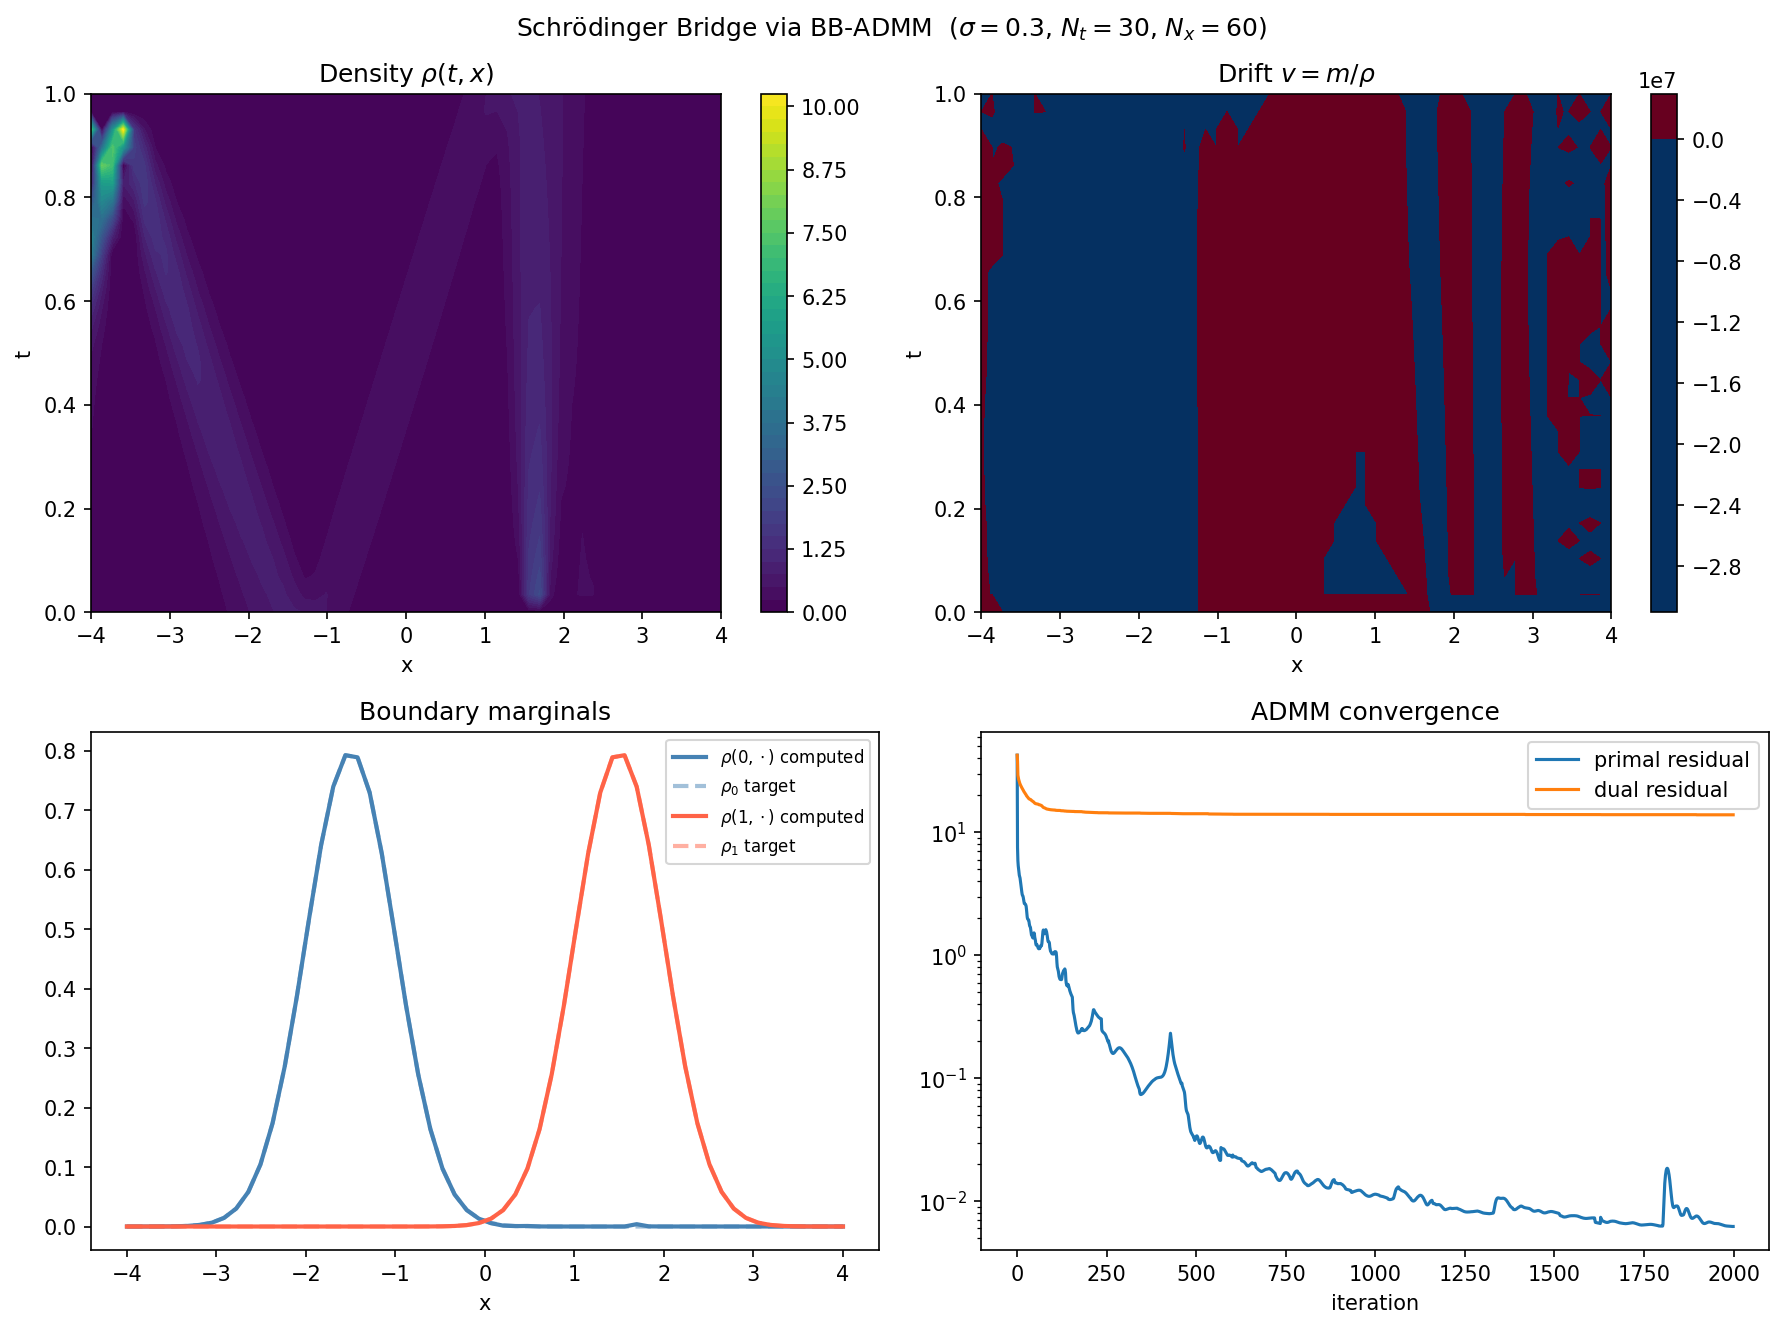

Generate this figure with Python:
#!/usr/bin/env python3
"""
ADMM solver for the 1D Schrödinger Bridge Problem — Benamou-Brenier formulation.

Problem:
    min_{ρ≥0, m}   ∫₀¹ ∫ m²/(2ρ) dx dt
    s.t.  ∂ₜρ + ∂ₓm = (σ²/2) ∂ₓₓρ   (Fokker-Planck)
          ρ(0,·) = ρ₀  (Gaussian, μ=-1.5, σ=0.5)
          ρ(1,·) = ρ₁  (Gaussian, μ=+1.5, σ=0.5)

Benamou-Brenier ADMM splitting:
    Lift to epigraph: introduce E ≥ m²/(2ρ).
    min  Σ E
    s.t. (ρ,m,E) ∈ K   (rotated second-order cone: 2ρE ≥ m², ρ≥0, E≥0)
         C(ρ,m) = b     (continuity equation + BCs, linear)

    ADMM (scaled dual u = (u_ρ, u_m, u_E)):
      1. cone-step  :  (ρₓ,mₓ,Eₓ) = proj_K(ρ_z − u_ρ, m_z − u_m, E_z − u_E)
      2a. cont-step :  (ρ_z,m_z)   = proj_continuity(ρₓ + u_ρ, mₓ + u_m)
      2b. E-step    :  E_z          = Eₓ + u_E − 1/r   [argmin (1/r)E + ½(E−a)²]
      3. dual update:  u ← u + (ρₓ,mₓ,Eₓ) − (ρ_z,m_z,E_z)

The cone-step always produces ρₓ ≥ 0 and Eₓ ≥ 0, so the solution is physical.
At convergence  Eₓ = mₓ²/(2ρₓ).
"""

import numpy as np
import matplotlib.pyplot as plt
from scipy.stats import norm
from scipy.sparse import diags, eye as speye, lil_matrix
from scipy.sparse.linalg import factorized as sparse_factorized

# ─────────────────────────────────────────────────────────────────
# 1.  PARAMETERS
# ─────────────────────────────────────────────────────────────────
Nt    = 30       # time slices
Nx    = 60       # spatial grid points
sigma = 0.3      # diffusion of reference SDE  dX = u dt + σ dW
r     = 1.0      # ADMM penalty
n_iter = 2000    # max iterations
tol   = 1e-4     # stopping tolerance (absolute primal+dual residual)

x_min, x_max = -4.0, 4.0
T = 1.0

x  = np.linspace(x_min, x_max, Nx)
t  = np.linspace(0.0, T, Nt)
dx = x[1] - x[0]
dt = t[1] - t[0]
print(f"Grid: Nt={Nt}, Nx={Nx},  dx={dx:.4f}, dt={dt:.4f}")
print(f"CFL (v=3): {3*dt/dx:.3f}  (< 1 for stability)")

# Gaussian boundary conditions (∫ρ dx = 1 on the grid)
rho0 = norm.pdf(x, -1.5, 0.5);  rho0 /= rho0.sum() * dx
rho1 = norm.pdf(x,  1.5, 0.5);  rho1 /= rho1.sum() * dx

# ─────────────────────────────────────────────────────────────────
# 2.  DISCRETE SPATIAL OPERATORS
# ─────────────────────────────────────────────────────────────────
def make_Dx(N, h):
    D = diags([-np.ones(N-1), np.ones(N-1)], [-1, 1],
              shape=(N, N), format='lil') / (2*h)
    D[0, 0] = -1/h;  D[0, 1] =  1/h
    D[-1,-2] = -1/h;  D[-1,-1] =  1/h
    return D.tocsr()

def make_Dxx(N, h):
    D = diags([np.ones(N-1), -2*np.ones(N), np.ones(N-1)],
              [-1, 0, 1], shape=(N, N), format='lil') / h**2
    D[0,  0] = -1/h**2;  D[0,  1] =  1/h**2
    D[-1,-2] =  1/h**2;  D[-1,-1] = -1/h**2
    return D.tocsr()

Dx  = make_Dx(Nx, dx)
Dxx = make_Dxx(Nx, dx)

# Explicit-Euler step:  ρ_{i+1} = A_fwd ρ_i  −  B_flux m_i
A_fwd  = (speye(Nx) + dt * (sigma**2 / 2) * Dxx).tocsr()
B_flux = (dt * Dx).tocsr()

# ─────────────────────────────────────────────────────────────────
# 3.  CONTINUITY CONSTRAINT MATRIX  C [ρ; m] = b_c
#
#  Constraints  ((Nt+1)·Nx rows):
#    ρ₀        = rho0               [rows 0       : Nx    ]
#    ρ_{Nt-1}  = rho1               [rows Nx      : 2·Nx  ]
#    ρ_{i+1} − A_fwd ρ_i + B_flux m_i = 0   [rows 2Nx + i·Nx]
# ─────────────────────────────────────────────────────────────────
n_con = (Nt + 1) * Nx
n_rho = Nt * Nx           # size of the ρ block
n_m   = Nt * Nx           # size of the m block
n_var = n_rho + n_m

A_arr  = A_fwd.toarray()
B_arr  = B_flux.toarray()
Ix_arr = speye(Nx).toarray()

C   = lil_matrix((n_con, n_var))
b_c = np.zeros(n_con)

C[0:Nx,   0:Nx]                              = Ix_arr;   b_c[0:Nx]   = rho0
C[Nx:2*Nx, (Nt-1)*Nx:Nt*Nx]                 = Ix_arr;   b_c[Nx:2*Nx] = rho1
for i in range(Nt - 1):
    row = (2 + i) * Nx
    C[row:row+Nx, (i+1)*Nx:(i+2)*Nx] =  Ix_arr    # +ρ_{i+1}
    C[row:row+Nx,     i*Nx:(i+1)*Nx] = -A_arr     # −A_fwd ρ_i
    cm = n_rho + i*Nx
    C[row:row+Nx, cm:cm+Nx]          =  B_arr     # +B_flux m_i
C = C.tocsr()

print("Factorising CCᵀ (sparse) …", end=" ", flush=True)
CCT        = (C @ C.T).tocsc()
CCT_reg    = CCT + 1e-10 * speye(n_con, format='csc')
_solve_CCT = sparse_factorized(CCT_reg)
print(f"done  ({CCT.shape}, nnz={CCT.nnz})")


def project_continuity(a_rho, a_m):
    """Project (a_rho, a_m) onto {C[ρ;m] = b_c}  via KKT (sparse LU)."""
    a   = np.concatenate([a_rho.ravel(), a_m.ravel()])
    lam = _solve_CCT(C @ a - b_c)
    z   = a - C.T @ lam
    return z[:n_rho].reshape(Nt, Nx), z[n_rho:].reshape(Nt, Nx)


# ─────────────────────────────────────────────────────────────────
# 4.  ROTATED SECOND-ORDER CONE PROJECTION
#
#  K = {(ρ, m, E) : 2ρE ≥ m², ρ≥0, E≥0}
#
#  Mapped to Lorentz cone  L = {(τ, u₁, u₂) : τ ≥ ||(u₁,u₂)||}  via:
#      τ  = (ρ + E) / √2
#      u₁ = (ρ − E) / √2
#      u₂ = m
#
#  proj_L(τ, u):
#    in L          → return (τ, u)
#    in -L         → return 0
#    otherwise     → ((τ+||u||)/2) · (1, u/||u||)
# ─────────────────────────────────────────────────────────────────
_SQRT2 = np.sqrt(2.0)

def proj_cone(a_rho, a_m, a_E):
    """Project (a_rho, a_m, a_E) onto the rotated SOC K (vectorised)."""
    rho = a_rho.ravel()
    m   = a_m.ravel()
    E   = a_E.ravel()

    tau  = (rho + E) / _SQRT2
    u1   = (rho - E) / _SQRT2
    u2   = m
    unorm = np.hypot(u1, u2)   # ||u||

    rho_out = np.zeros_like(rho)
    m_out   = np.zeros_like(m)
    E_out   = np.zeros_like(E)

    in_cone   = tau >= unorm              # already feasible
    anti_cone = tau <= -unorm             # project to origin
    proj_idx  = ~in_cone & ~anti_cone     # project onto cone boundary

    rho_out[in_cone] = rho[in_cone]
    m_out[in_cone]   = m[in_cone]
    E_out[in_cone]   = E[in_cone]
    # anti_cone → zeros (already initialised)

    if proj_idx.any():
        tp = tau[proj_idx];  u1p = u1[proj_idx]
        u2p = u2[proj_idx];  up  = unorm[proj_idx]
        tau_star = (tp + up) / 2.0          # positive (since tp > -up)
        rho_out[proj_idx] = (tau_star + tau_star * u1p / up) / _SQRT2
        E_out[proj_idx]   = (tau_star - tau_star * u1p / up) / _SQRT2
        m_out[proj_idx]   =  tau_star * u2p / up

    return (rho_out.reshape(a_rho.shape),
            m_out.reshape(a_m.shape),
            E_out.reshape(a_E.shape))


# ─────────────────────────────────────────────────────────────────
# 5.  INITIALISATION
# ─────────────────────────────────────────────────────────────────
# Warm-start: linear interpolation of density, then project onto continuity
rho_z = np.stack([(1.0-ti)*rho0 + ti*rho1 for ti in t])
m_z   = np.zeros((Nt, Nx))
rho_z, m_z = project_continuity(rho_z, m_z)

# Initial E: m²/(2*max(ρ,ε))
E_z = m_z**2 / (2 * np.maximum(rho_z, 1e-8))

rho_x = rho_z.copy()
m_x   = m_z.copy()
E_x   = E_z.copy()

u_rho = np.zeros((Nt, Nx))
u_m   = np.zeros((Nt, Nx))
u_E   = np.zeros((Nt, Nx))

primal_hist = []
dual_hist   = []
ke_hist     = []

# ─────────────────────────────────────────────────────────────────
# 6.  ADMM LOOP
# ─────────────────────────────────────────────────────────────────
print(f"\nRunning BB-ADMM (max {n_iter} iters, r={r}) …")

for it in range(n_iter):

    # ── Step 1: project onto rotated SOC (enforces ρ ≥ 0, E ≥ 0) ─────────────
    rho_x, m_x, E_x = proj_cone(
        rho_z - u_rho,
        m_z   - u_m,
        E_z   - u_E)

    # ── Step 2a: project (ρ, m) onto continuity constraint ───────────────────
    rho_z_prev = rho_z.copy()
    m_z_prev   = m_z.copy()
    E_z_prev   = E_z.copy()

    rho_z, m_z = project_continuity(rho_x + u_rho, m_x + u_m)

    # ── Step 2b: unconstrained E-update (minimise Σ E_z/r + ½‖E_z − a‖²) ────
    E_z = E_x + u_E - 1.0 / r

    # ── Step 3: dual update ───────────────────────────────────────────────────
    u_rho += rho_x - rho_z
    u_m   += m_x   - m_z
    u_E   += E_x   - E_z

    # ── Diagnostics ──────────────────────────────────────────────────────────
    pres = float(np.linalg.norm(
                 np.r_[(rho_x - rho_z).ravel(),
                       (m_x   - m_z).ravel(),
                       (E_x   - E_z).ravel()]))
    dres = r * float(np.linalg.norm(
                 np.r_[(rho_z - rho_z_prev).ravel(),
                       (m_z   - m_z_prev).ravel(),
                       (E_z   - E_z_prev).ravel()]))

    ke   = float(E_x.sum()) * dx * dt       # ≈ ∫∫ m²/(2ρ) at cone variable

    primal_hist.append(pres)
    dual_hist.append(dres)
    ke_hist.append(ke)

    if (it + 1) % 100 == 0:
        print(f"  iter {it+1:5d} | primal {pres:.3e} | dual {dres:.3e} | KE {ke:.4f}")

    if pres < tol and dres < tol:
        print(f"  Converged at iteration {it+1}  "
              f"(primal {pres:.2e}, dual {dres:.2e})")
        break

print(f"\nFinal KE = {ke_hist[-1]:.5f}  (OT lower bound ≈ {(1.5-(-1.5))**2/2:.4f})")

# ─────────────────────────────────────────────────────────────────
# 7.  EXTRACT SOLUTION  (use cone variable: ρ ≥ 0 by construction)
# ─────────────────────────────────────────────────────────────────
rho_sol = rho_x                          # always ≥ 0
m_sol   = m_x
v_sol   = m_x / np.maximum(rho_x, 1e-8) # drift velocity u = m/ρ

# ─────────────────────────────────────────────────────────────────
# 8.  VISUALISATION
# ─────────────────────────────────────────────────────────────────
T_grid, X_grid = np.meshgrid(t, x, indexing='ij')

# ── Figure 1: overview ───────────────────────────────────────────
fig, axes = plt.subplots(2, 2, figsize=(12, 9))

ax = axes[0, 0]
im = ax.contourf(X_grid, T_grid, rho_sol, levels=40, cmap='viridis')
plt.colorbar(im, ax=ax)
ax.set_title(r'Density $\rho(t,x)$');  ax.set_xlabel('x');  ax.set_ylabel('t')

ax = axes[0, 1]
vmax = np.percentile(np.abs(v_sol), 97)
im2  = ax.contourf(X_grid, T_grid, v_sol, levels=40, cmap='RdBu_r',
                   vmin=-vmax, vmax=vmax)
plt.colorbar(im2, ax=ax)
ax.set_title(r'Drift $v = m/\rho$');  ax.set_xlabel('x');  ax.set_ylabel('t')

ax = axes[1, 0]
ax.plot(x, rho_sol[0],  lw=2, color='steelblue', label=r'$\rho(0,\cdot)$ computed')
ax.plot(x, rho0,    '--',lw=2, color='steelblue', alpha=0.5, label=r'$\rho_0$ target')
ax.plot(x, rho_sol[-1], lw=2, color='tomato',    label=r'$\rho(1,\cdot)$ computed')
ax.plot(x, rho1,    '--',lw=2, color='tomato',    alpha=0.5, label=r'$\rho_1$ target')
ax.legend(fontsize=8);  ax.set_xlabel('x');  ax.set_title('Boundary marginals')

ax = axes[1, 1]
ax.semilogy(primal_hist, lw=1.5, label='primal residual')
ax.semilogy(dual_hist,   lw=1.5, label='dual residual')
ax.legend();  ax.set_xlabel('iteration');  ax.set_title('ADMM convergence')

plt.suptitle(
    rf'Schrödinger Bridge via BB-ADMM  ($\sigma={sigma}$, $N_t={Nt}$, $N_x={Nx}$)',
    fontsize=12)
plt.tight_layout()
plt.savefig('sbp_admm.png', dpi=150, bbox_inches='tight')

# ── Figure 2: density evolution (stacked slices) ─────────────────
n_show = 9
t_idx  = np.round(np.linspace(0, Nt-1, n_show)).astype(int)
colors = plt.cm.plasma(np.linspace(0, 1, n_show))

fig2, ax2 = plt.subplots(figsize=(9, 5))
for k, i in enumerate(t_idx):
    ax2.plot(x, rho_sol[i], color=colors[k], lw=2,
             label=rf'$t={t[i]:.2f}$')
ax2.set_xlabel('x');  ax2.set_ylabel(r'$\rho(t,x)$')
ax2.set_title(rf'Density evolution — Schrödinger Bridge  ($\sigma={sigma}$, KE={ke_hist[-1]:.3f})')
ax2.legend(fontsize=8, ncol=3, loc='upper center')
plt.tight_layout()
plt.savefig('sbp_admm_evolution.png', dpi=150, bbox_inches='tight')

plt.show()
print("Saved: sbp_admm.png  and  sbp_admm_evolution.png")
